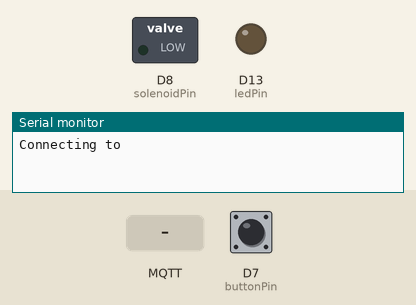
This sketch was run on a simulated Arduino MKR. Shown: switched loads named in the sketch (green lamp = pin HIGH), output pins drawn as LEDs (lit = HIGH), the last lines printed to the serial monitor. Inputs (shaded band) come from the test bench; at power-on: D7 (buttonPin) HIGH. WiFi joins after 1.5 s; servers stay silent unless stated; random numbers use the default seed unless the sketch sets one; no MQTT or app messages arrive unless stated; not simulated (calls return 0 or success): arduino_secrets.h.

Above: at 0.1 s.
At 4.7 s:
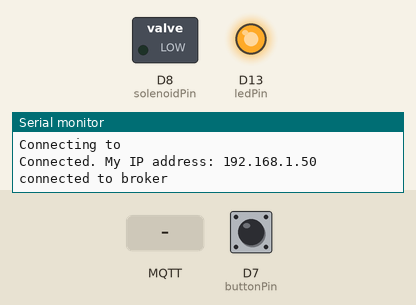
4.8 s: MQTT message "5" arrives on the first subscribed topic
At 6.2 s:
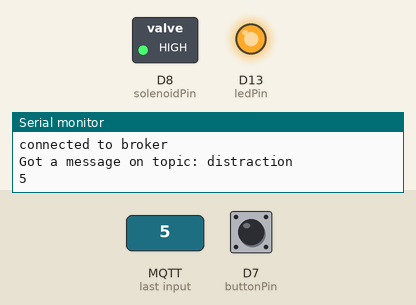
Timing chart, 0 to 7.8 s (numbered marks = the images above; inputs shaded):
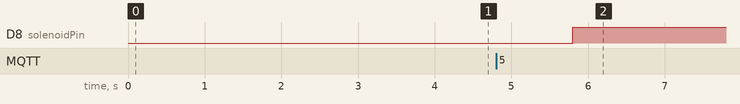

Measured:
- after the input at 4.8 s, D8 (solenoidPin): LOW → HIGH after 1.0 s

The sketch:

MQTT_Template.ino
```cpp
/*
  MQTT Client with a button and an LED

  This sketch demonstrates an MQTT client that connects to a broker, subsrcibes to a topic,
  and both listens for messages on that topic and sends messages to it. When a pushbutton
  is pressed, the client sends a message, a random number between 0 and 15.
  When the client receives a message, it parses it, and if the number is greater than 0,
  it sets an LED to full. When nothing is happening,
  if the LED is not off, it's faded down one point every time through the loop.

  This sketch uses https://next.shiftr.io/try as the MQTT broker.

  the circuit:
  - pushbutton attached to pin 2, connected to ground
  - LED's anode connected to pin 3, cathode connected to ground.

  the arduino_secrets.h file:
  #define SECRET_SSID ""    // network name
  #define SECRET_PASS ""    // network password
  #define SECRET_MQTT_USER "public" // broker username
  #define SECRET_MQTT_PASS "public" // broker password

  created 11 June 2020
  by Tom Igoe
*/

#include <WiFiNINA.h>
#include <ArduinoMqttClient.h>
#include "arduino_secrets.h"
// initialize WiFi connection:
WiFiClient wifi;
MqttClient mqttClient(wifi);

// details for MQTT client:
char broker[] = "testxmas.cloud.shiftr.io";
int port = 1883;
char topic[] = "distraction";
//char topicB[] = "stay alive";
char clientID[] = "buttonClient";

// intensity of LED:
int intensity = 0;

// details for pushbutton and LED:
const int buttonPin = 7;
const int ledPin = 13;
const int debounceDelay = 5;
int lastButtonState = 0;
const int solenoidPin = 8;

void setup() {
  // initialize serial:
  Serial.begin(9600);
  // wait for serial monitor to open:
//  while (!Serial); //commenting this so can work on external power supply

  // initialize I/O pins:
  pinMode(buttonPin, INPUT_PULLUP);
  pinMode(ledPin, OUTPUT);
  pinMode(solenoidPin, OUTPUT);

  // initialize WiFi, if not connected:
  while (WiFi.status() != WL_CONNECTED) {
    Serial.print("Connecting to ");
    Serial.println(SECRET_SSID);
    WiFi.begin(SECRET_SSID, SECRET_PASS);
    delay(2000);
  }
  // print IP address once connected:
  analogWrite(ledPin, 200);
  Serial.print("Connected. My IP address: ");
  Serial.println(WiFi.localIP());

  // set the credentials for the MQTT client:
  mqttClient.setId(clientID);
  mqttClient.setUsernamePassword(SECRET_MQTT_USER, SECRET_MQTT_PASS);

  // try to connect to the MQTT broker once you're connected to WiFi:
  while (!connectToBroker()) {
    Serial.println("attempting to connect to broker");
    delay(1000);
  }
  Serial.println("connected to broker");
}

void loop() {
  // if not connected to the broker, try to connect:
  if (!mqttClient.connected()) {
    Serial.println("reconnecting");
    connectToBroker();
  }

  // if a message comes in, read it:
  if (mqttClient.parseMessage() > 0) {
    Serial.print("Got a message on topic: ");
    Serial.println(mqttClient.messageTopic());
    // read the message:
    while (mqttClient.available()) {
      // convert numeric string to an int:
      int message = mqttClient.parseInt();
      Serial.println(message);
      // if the message is greater than 0, set the LED to full intensity:
      if (message > 0) {
        intensity = 255;
      }
    }
  }
  // if the LED is on:
  if (intensity > 0) {
    // update its level:
    analogWrite(ledPin, intensity);
    analogWrite(solenoidPin, intensity);
    // fade level down one point for next time through loop:
    intensity = max(intensity--, 0);
  }

  // read the pushbutton:
  int buttonState = digitalRead(buttonPin);
  // if it's changed:
  if (buttonState != lastButtonState) {
    // debounce delay:
    delay(debounceDelay);
    // and it's pressed:
    if (buttonState == LOW) {
      // start a new message on the topic:
      mqttClient.beginMessage(topic);
      // add a random number as a numeric string (print(), not write()):
      mqttClient.print(random(16));
      // send the message:
      mqttClient.endMessage();
    }
    // save current state for next comparison:
    lastButtonState = buttonState;
  }
}

boolean connectToBroker() {
  // if the MQTT client is not connected:
  if (!mqttClient.connect(broker, port)) {
    // print out the error message:
    Serial.print("MOTT connection failed. Error no: ");
    Serial.println(mqttClient.connectError());
    // return that you're not connected:
    return false;
  }
  // once you're connected, you can proceed:
  mqttClient.subscribe(topic);
//   mqttClient.subscribe(topicB);
  // return that you're connected:
  return true;
}
```
